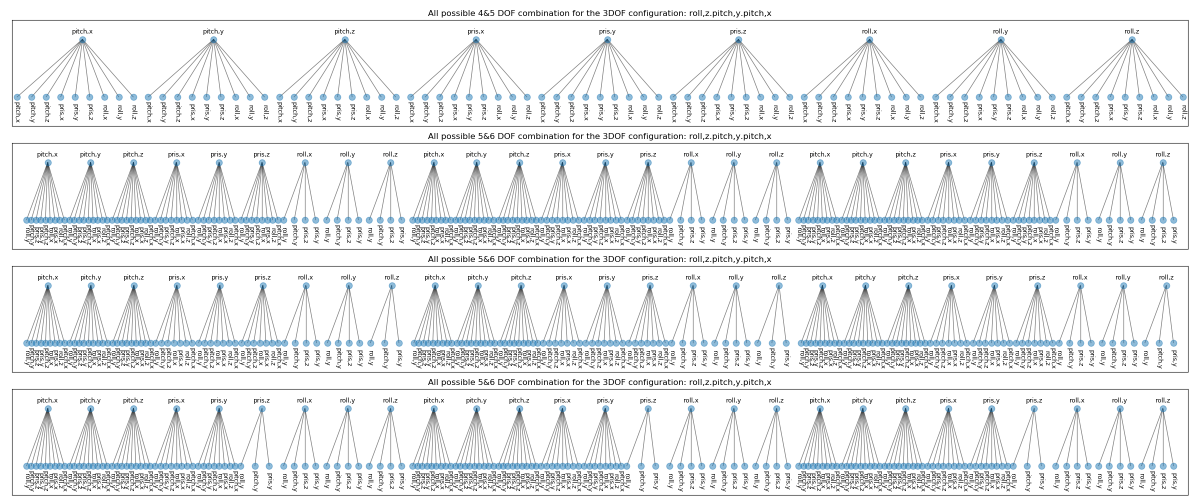
#> input picture Simulator/combinations/0.png, 2400 x 1000 px (shown at 1/2 size)
$ python -i combs.py   (imports and definitions only)
#> lines starting #> are read from the running program, lines starting #| are printed output that depends on the picture
import csv
import networkx as nx
import matplotlib.pyplot as plt
from matplotlib import gridspec
import json


class HandleCSV(object):

    # [45 lines left out: functions save_data, read_data, read_data_action, not called in this run]


class Tree:
    """"
    note: this class can be used only for 6 DOF, otherwise changes must be done
    this class create tree of all the possible joints combinations
    """
    def __init__(self, y_offset=4, x_offset=0, findegree=-90, pos_high=80, pos_low=50):
        self.pos_high = pos_high
        self.pos_low = pos_low
        self.y_offset = y_offset
        self.x_offset = x_offset
        self.findegree = findegree
        self.dofs = []
        self.G = nx.Graph()  # 4&5 DOF tree
        self.G1 = nx.Graph()  # 5&6 DOF tree - part1
        self.G2 = nx.Graph()  # 5&6 DOF tree - part2
        self.G3 = nx.Graph()  # 5&6 DOF tree - part3
        self.G4 = nx.Graph()  # 1-3 DOF tree
        self.colors = ["r", "b", "g", "navy", "k", "c", "m", "olive", "teal"]

    # [128 lines left out: functions tree_create, arrange_configs2tree, tree_visuality, nodes_arrange, not called in this run]

    def tree_plot(self, i, save=True):
        plt.figure(self.dofs[i][0][0], figsize=(24.0, 10.0))
        plt.subplots_adjust(0.01, 0.01, 0.99, 0.96, 0.2, 0.16)
        gs = gridspec.GridSpec(4, 1, height_ratios=[1, 1, 1, 1])
        self.subplot_arrange(self.G, gs[0], self.dofs[i][0][0])
        self.subplot_arrange(self.G1, gs[1], self.dofs[i][0][0])
        self.subplot_arrange(self.G2, gs[2], self.dofs[i][0][0])
        self.subplot_arrange(self.G3, gs[3], self.dofs[i][0][0])
        if save:
            plt.savefig("combinations/" + "".join(self.dofs[i][0][0].split(">")) + ".png", format='png')
            plt.close()

    # [51 lines left out: functions subplot_arrange, create_3dof_tree, not called in this run]


def save_json(name="data_file", data=None):
    with open(name + ".json", "w") as write_file:
        json.dump(data, write_file, indent=2)


def load_json(name="data_file"):
    with open(name + ".json", "r") as read_file:
        return json.load(read_file)


# [88 lines left out: functions filter_configs, calc_configs, save2csv, not called in this run]


# [28 lines not run here, left out]

>>> import cv2
>>> picture = cv2.imread('combinations/0.png', cv2.IMREAD_GRAYSCALE)
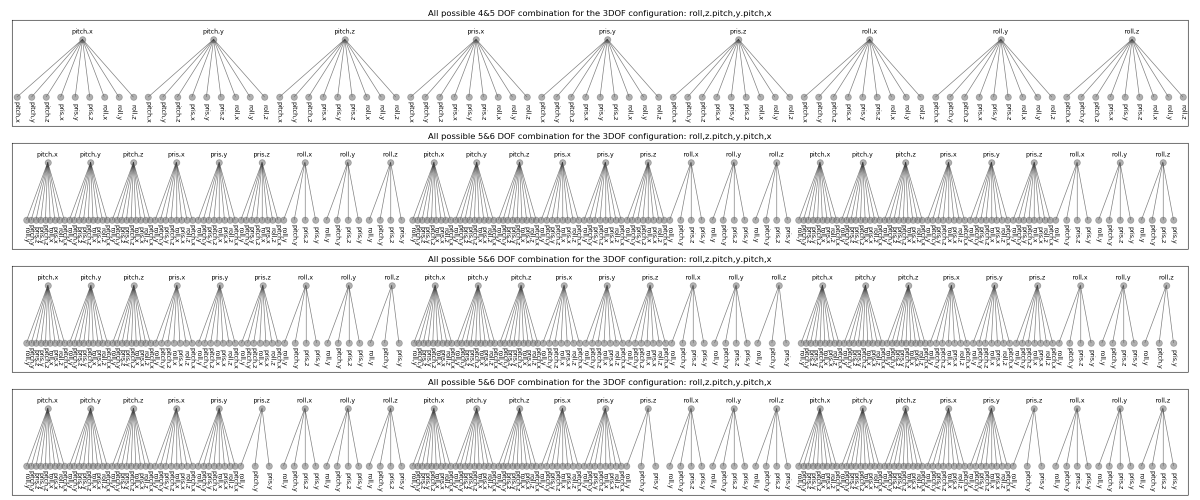
#> picture: shape (1000, 2400) (shown at 1/2 size); min 0, max 255, mean 236.2
>>> result = Tree().tree_plot(picture)
#> (the run stopped early here; a loop or call above may not have finished)
